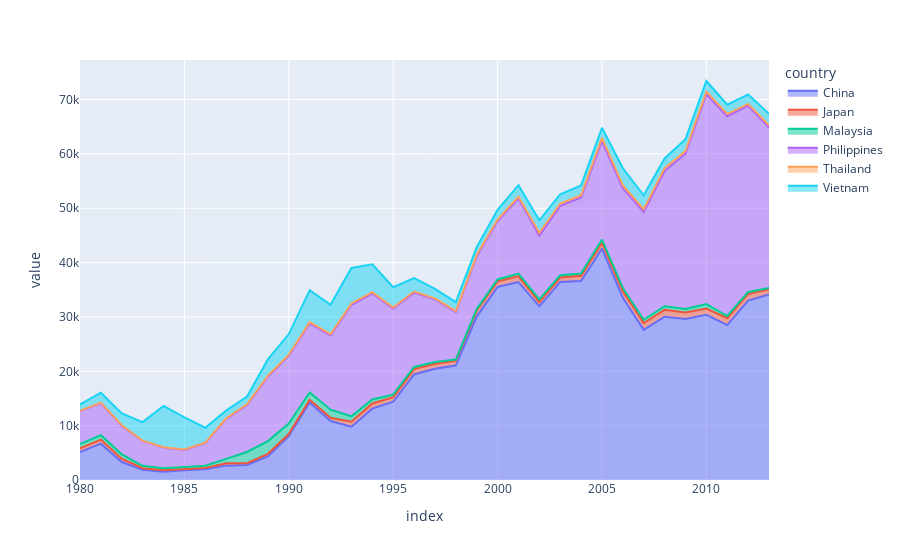

Notebook cell for this chart:
### Code cell
px.area(countrydf, x=countrydf.index, y=countrydf.columns)

### Figure 1 — Plotly figure (JSON) as saved in the notebook; plotly's stock layout.template omitted (floating-point values rounded to 4 significant figures)
{"data": [{"fillpattern": {"shape": ""}, "hovertemplate": "country=China<br>index=%{x}<br>value=%{y}<extra></extra>", "legendgroup": "China", "line": {"color": "#636efa"}, "marker": {"symbol": "circle"}, "mode": "lines", "name": "China", "orientation": "v", "showlegend": true, "stackgroup": "1", "type": "scatter", "x": [1980, 1981, 1982, 1983, 1984, 1985, 1986, 1987, 1988, 1989, 1990, 1991, 1992, 1993, 1994, 1995, 1996, 1997, 1998, 1999, 2000, 2001, 2002, 2003, 2004, 2005, 2006, 2007, 2008, 2009, 2010, 2011, 2012, 2013], "xaxis": "x", "y": [5123, 6682, 3308, 1863, 1527, 1816, 1960, 2643, 2758, 4323, 8076, 14255, 10846, 9817, 13128, 14398, 19415, 20475, 21049, 30069, 35529, 36434, 31961, 36439, 36619, 42584, 33518, 27642, 30037, 29622, 30391, 28502, 33024, 34129], "yaxis": "y"}, {"fillpattern": {"shape": ""}, "hovertemplate": "country=Japan<br>index=%{x}<br>value=%{y}<extra></extra>", "legendgroup": "Japan", "line": {"color": "#EF553B"}, "marker": {"symbol": "circle"}, "mode": "lines", "name": "Japan", "orientation": "v", "showlegend": true, "stackgroup": "1", "type": "scatter", "x": [1980, 1981, 1982, 1983, 1984, 1985, 1986, 1987, 1988, 1989, 1990, 1991, 1992, 1993, 1994, 1995, 1996, 1997, 1998, 1999, 2000, 2001, 2002, 2003, 2004, 2005, 2006, 2007, 2008, 2009, 2010, 2011, 2012, 2013], "xaxis": "x", "y": [701, 756, 598, 309, 246, 198, 248, 422, 324, 494, 379, 506, 605, 907, 956, 826, 994, 924, 897, 1083, 1010, 1092, 806, 817, 973, 1067, 1212, 1250, 1284, 1194, 1168, 1265, 1214, 982], "yaxis": "y"}, {"fillpattern": {"shape": ""}, "hovertemplate": "country=Malaysia<br>index=%{x}<br>value=%{y}<extra></extra>", "legendgroup": "Malaysia", "line": {"color": "#00cc96"}, "marker": {"symbol": "circle"}, "mode": "lines", "name": "Malaysia", "orientation": "v", "showlegend": true, "stackgroup": "1", "type": "scatter", "x": [1980, 1981, 1982, 1983, 1984, 1985, 1986, 1987, 1988, 1989, 1990, 1991, 1992, 1993, 1994, 1995, 1996, 1997, 1998, 1999, 2000, 2001, 2002, 2003, 2004, 2005, 2006, 2007, 2008, 2009, 2010, 2011, 2012, 2013], "xaxis": "x", "y": [786, 816, 813, 448, 384, 374, 425, 817, 2072, 2346, 1917, 1338, 1486, 1000, 727, 490, 382, 319, 214, 299, 360, 460, 480, 419, 401, 593, 580, 600, 658, 640, 802, 409, 358, 204], "yaxis": "y"}, {"fillpattern": {"shape": ""}, "hovertemplate": "country=Philippines<br>index=%{x}<br>value=%{y}<extra></extra>", "legendgroup": "Philippines", "line": {"color": "#ab63fa"}, "marker": {"symbol": "circle"}, "mode": "lines", "name": "Philippines", "orientation": "v", "showlegend": true, "stackgroup": "1", "type": "scatter", "x": [1980, 1981, 1982, 1983, 1984, 1985, 1986, 1987, 1988, 1989, 1990, 1991, 1992, 1993, 1994, 1995, 1996, 1997, 1998, 1999, 2000, 2001, 2002, 2003, 2004, 2005, 2006, 2007, 2008, 2009, 2010, 2011, 2012, 2013], "xaxis": "x", "y": [6051, 5921, 5249, 4562, 3801, 3150, 4166, 7360, 8639, 11865, 12509, 12718, 13670, 20479, 19532, 15864, 13692, 11549, 8735, 9734, 10763, 13836, 11707, 12758, 14004, 18139, 18400, 19837, 24887, 28573, 38617, 36765, 34315, 29544], "yaxis": "y"}, {"fillpattern": {"shape": ""}, "hovertemplate": "country=Thailand<br>index=%{x}<br>value=%{y}<extra></extra>", "legendgroup": "Thailand", "line": {"color": "#FFA15A"}, "marker": {"symbol": "circle"}, "mode": "lines", "name": "Thailand", "orientation": "v", "showlegend": true, "stackgroup": "1", "type": "scatter", "x": [1980, 1981, 1982, 1983, 1984, 1985, 1986, 1987, 1988, 1989, 1990, 1991, 1992, 1993, 1994, 1995, 1996, 1997, 1998, 1999, 2000, 2001, 2002, 2003, 2004, 2005, 2006, 2007, 2008, 2009, 2010, 2011, 2012, 2013], "xaxis": "x", "y": [56, 53, 113, 65, 82, 66, 78, 117, 147, 177, 171, 219, 219, 279, 237, 172, 195, 152, 201, 246, 258, 309, 547, 439, 392, 575, 500, 487, 519, 512, 499, 396, 296, 400], "yaxis": "y"}, {"fillpattern": {"shape": ""}, "hovertemplate": "country=Vietnam<br>index=%{x}<br>value=%{y}<extra></extra>", "legendgroup": "Vietnam", "line": {"color": "#19d3f3"}, "marker": {"symbol": "circle"}, "mode": "lines", "name": "Vietnam", "orientation": "v", "showlegend": true, "stackgroup": "1", "type": "scatter", "x": [1980, 1981, 1982, 1983, 1984, 1985, 1986, 1987, 1988, 1989, 1990, 1991, 1992, 1993, 1994, 1995, 1996, 1997, 1998, 1999, 2000, 2001, 2002, 2003, 2004, 2005, 2006, 2007, 2008, 2009, 2010, 2011, 2012, 2013], "xaxis": "x", "y": [1191, 1829, 2162, 3404, 7583, 5907, 2741, 1406, 1411, 3004, 3801, 5870, 5416, 6547, 5105, 3723, 2462, 1752, 1631, 1419, 1803, 2117, 2291, 1713, 1816, 1852, 3153, 2574, 1784, 2171, 1942, 1723, 1731, 2112], "yaxis": "y"}], "layout": {"legend": {"title": {"text": "country"}, "tracegroupgap": 0}, "margin": {"t": 60}, "xaxis": {"anchor": "y", "domain": [0, 1], "title": {"text": "index"}}, "yaxis": {"anchor": "x", "domain": [0, 1], "title": {"text": "value"}}}}
